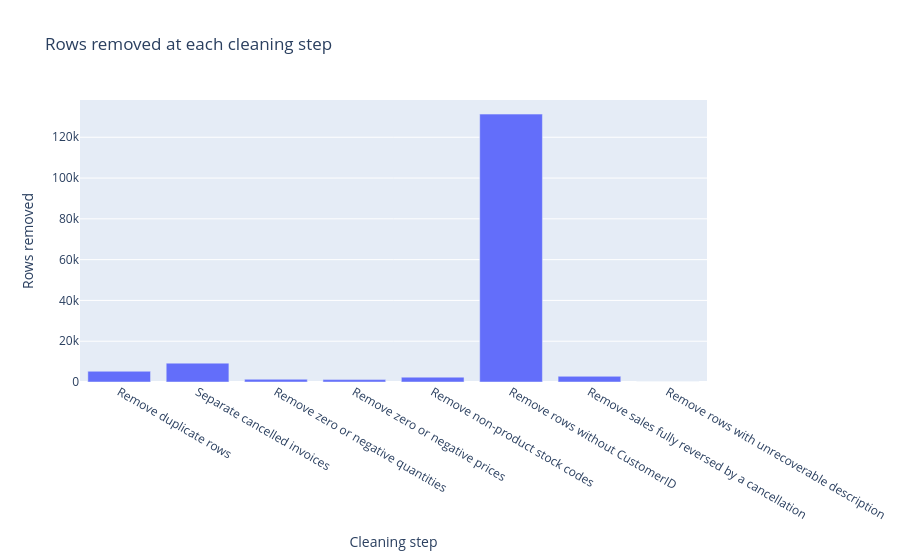

The notebook cell saved with this chart:
### Code cell
steps_only = cleaning_log_df[cleaning_log_df["step"] != "Total"]
fig = px.bar(
    steps_only,
    x="step",
    y="rows_removed",
    title="Rows removed at each cleaning step",
    labels={"rows_removed": "Rows removed", "step": "Cleaning step"},
)
fig.show()

### Figure 1 — Plotly figure (JSON) as saved in the notebook; plotly's stock layout.template omitted (floating-point values rounded to 4 significant figures)
{"data": [{"hovertemplate": "Cleaning step=%{x}<br>Rows removed=%{y}<extra></extra>", "legendgroup": "", "marker": {"color": "#636efa", "pattern": {"shape": ""}}, "name": "", "orientation": "v", "showlegend": false, "textposition": "auto", "type": "bar", "x": ["Remove duplicate rows", "Separate cancelled invoices", "Remove zero or negative quantities", "Remove zero or negative prices", "Remove non-product stock codes", "Remove rows without CustomerID", "Remove sales fully reversed by a cancellation", "Remove rows with unrecoverable description"], "xaxis": "x", "y": [5268, 9251, 1336, 1176, 2374, 131354, 2797, 0], "yaxis": "y"}], "layout": {"barmode": "relative", "legend": {"tracegroupgap": 0}, "title": {"text": "Rows removed at each cleaning step"}, "xaxis": {"anchor": "y", "domain": [0, 1], "title": {"text": "Cleaning step"}}, "yaxis": {"anchor": "x", "domain": [0, 1], "title": {"text": "Rows removed"}}}}
